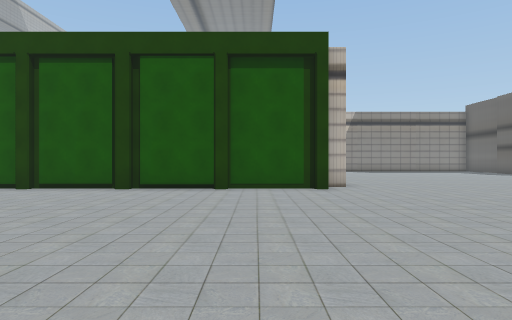
view 1 (above)

24 first-person views from a walk through a scene from a Unity 3-D project. The camera is 1.5 m above the floor, looks level and sees 75° across. Doors are open. The floor is counted in squares, 2 m on a side. Each view is taken from the middle of a square. On the plan, view 1 faces up. The plan holds only what a view shows up to about 11 squares ahead; the rest is blank. The place goes on beyond the plan. Some trees and plants on the terrain are drawn as simple stand-ins. The player is left out. Some animated figures are left out.

view 2
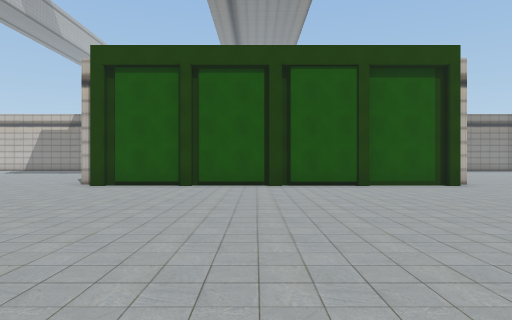

view 3
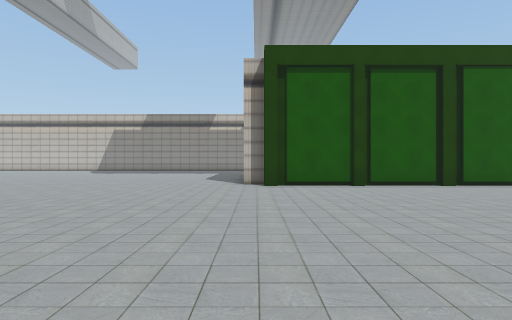

view 4
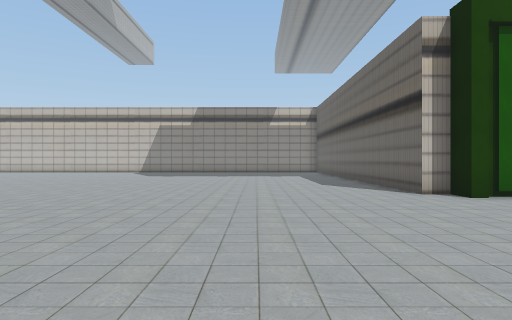

view 5
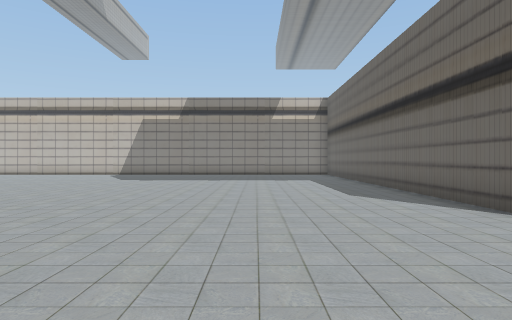

view 6
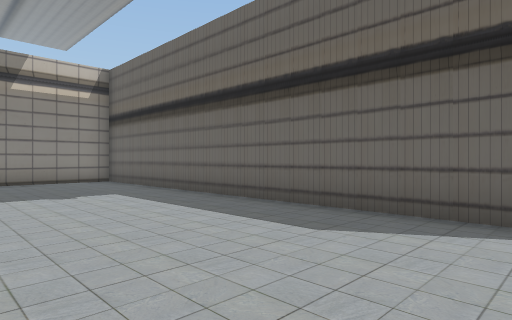

view 7
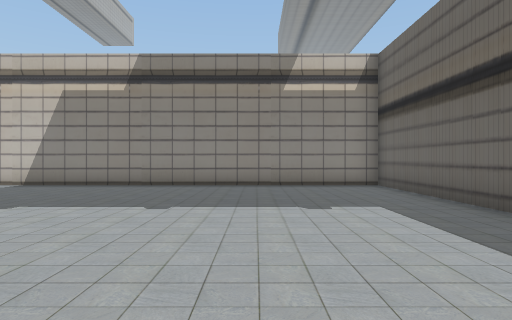

view 8
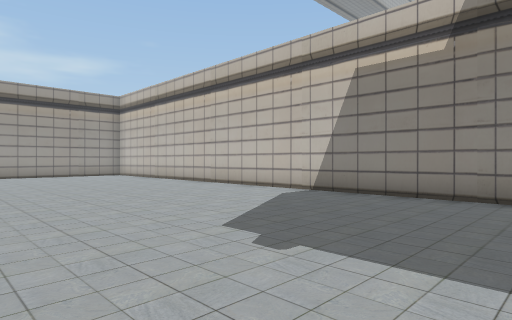

view 9
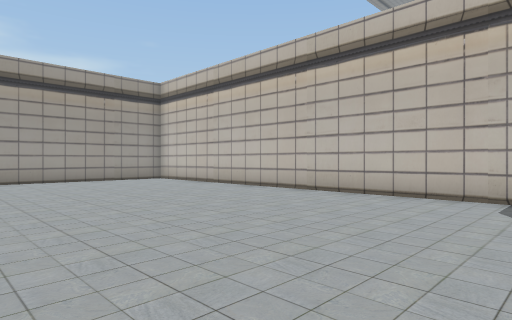

view 10
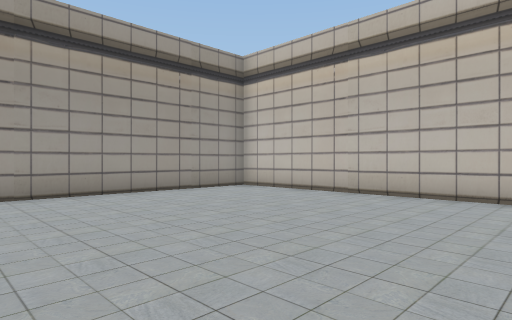

view 11
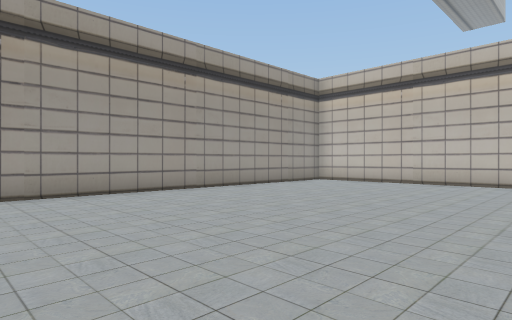

view 12
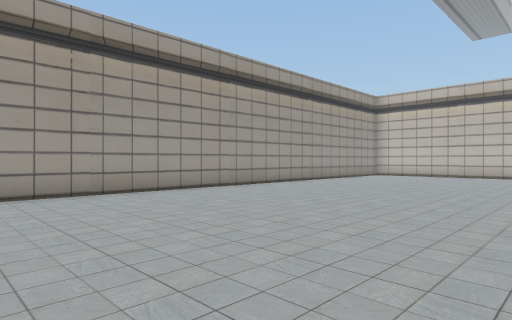

view 13
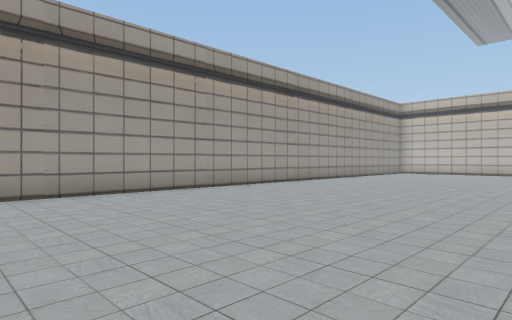

view 14
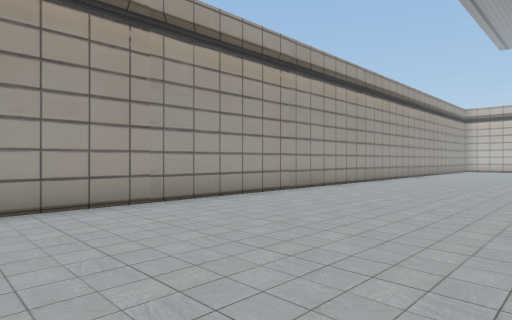

view 15
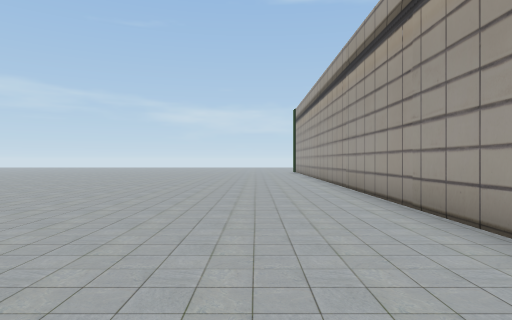

view 16
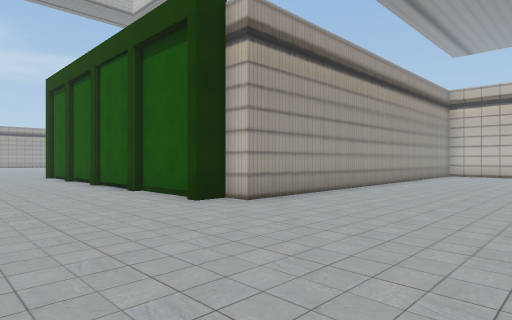

view 17
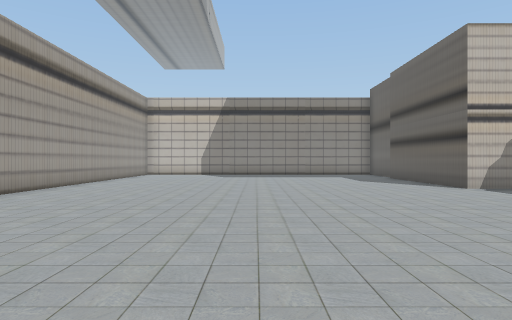

view 18
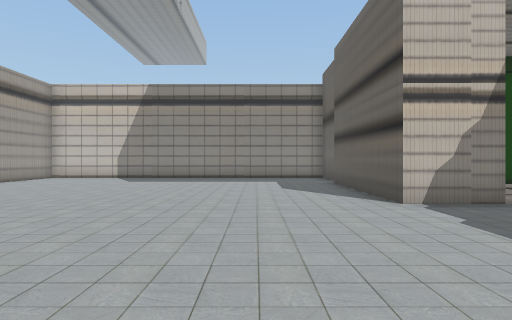

view 19
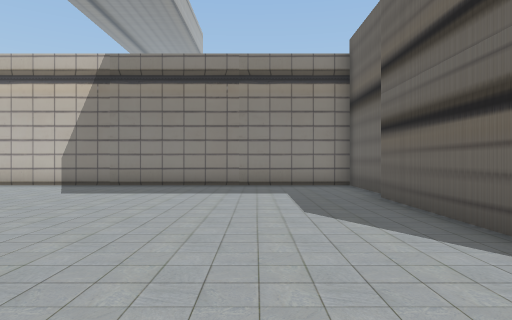

view 20
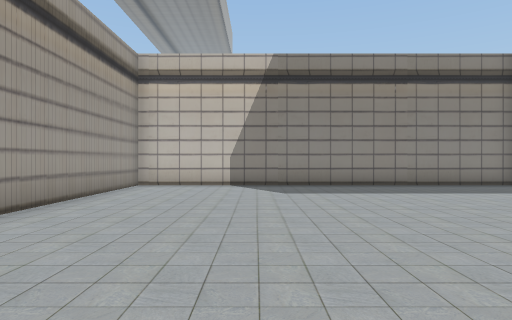

view 21
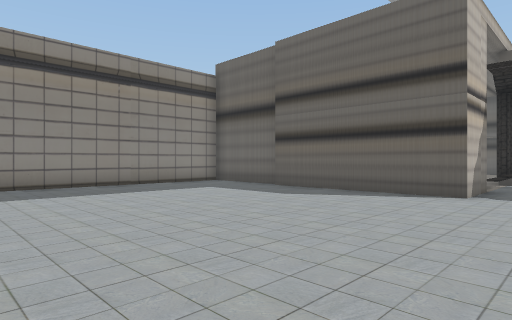

view 22
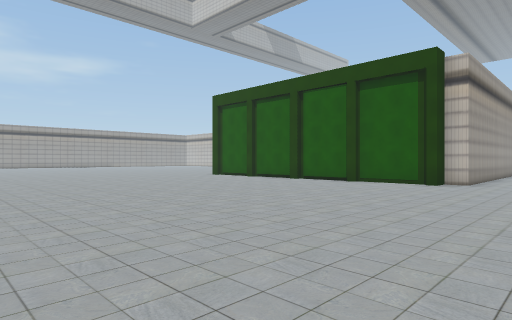

view 23
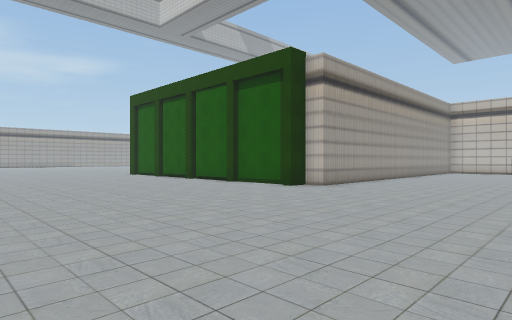

view 24
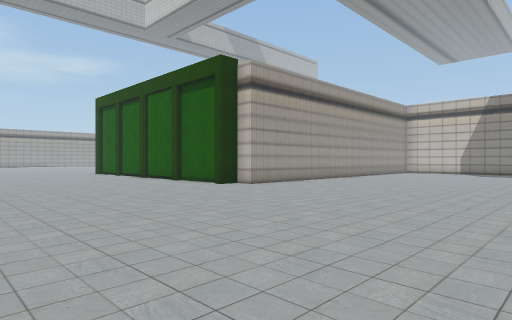

### Floor plan
Points are (right, up) in squares from view 1. A wall is a line through its corners. A room is listed if a view was taken in it or the views show most of it. See-through windows are left out.
Room 1 (views 1, 2, 3, 4, 5, 6, 7, 8, 9, 10, 11, 12, 13, 14, 15, 16, 17, 18, 19, 20, 21, 22, 23, 24)
walls: (-8.7, 8.5) (-8.7, 9.3) (-9.4, 9.3) (-9.4, 21.9) (-31.4, 21.9) (-31.4, -2.5); (-6.1, 8.8) (-8.4, 8.8); (-3.6, 8.8) (-5.9, 8.8); (-1, 8.8) (-3.3, 8.8); (1.6, 8.8) (-0.8, 8.8); (15.4, 13.7) (13.5, 13.7) (13.5, 18.8); (13.8, 18.9) (13.8, 21.9) (2.5, 21.9) (2.5, 9.3) (1.9, 9.3) (1.9, 8.5)
ways out: opening at (16.5, 14)
objects: other object (-7, 9); other object (1, 9)

Positions as (right, up) in squares from view 1, and headings:
1: (0, 0), facing up
2: (-4, -1), facing up
3: (-9, -1), facing up
4: (-13, 2), facing up
5: (-13, 5), facing up
6: (-14, 10), facing up-right
7: (-13, 12), facing up
8: (-15, 15), facing up-left
9: (-19, 15), facing up-left
10: (-24, 15), facing up-left
11: (-24, 11), facing up-left
12: (-24, 6), facing up-left
13: (-24, 3), facing up-left
14: (-26, -2), facing up-left
15: (-29, 6), facing down
16: (7, 5), facing up-left
17: (8, 5), facing up
18: (11, 8), facing up
19: (11, 12), facing up
20: (6, 12), facing up
21: (6, 12), facing up-right
22: (5, -2), facing up-left
23: (8, 1), facing up-left
24: (10, 2), facing up-left
